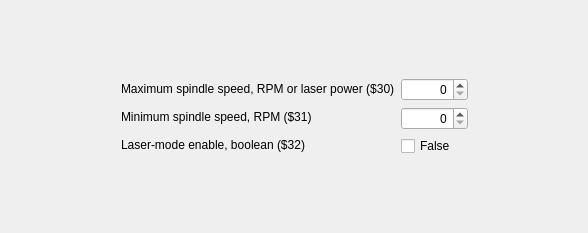
     <widget class="QWidget" name="tab_4">
      <attribute name="title">
       <string>Spindle</string>
      </attribute>
      <layout class="QGridLayout" name="gridLayout_3">
       <item row="0" column="1">
        <spacer name="verticalSpacer_2">
         <property name="orientation">
          <enum>Qt::Vertical</enum>
         </property>
         <property name="sizeHint" stdset="0">
          <size>
           <width>20</width>
           <height>67</height>
          </size>
         </property>
        </spacer>
       </item>
       <item row="1" column="0">
        <spacer name="horizontalSpacer_4">
         <property name="orientation">
          <enum>Qt::Horizontal</enum>
         </property>
         <property name="sizeHint" stdset="0">
          <size>
           <width>110</width>
           <height>20</height>
          </size>
         </property>
        </spacer>
       </item>
       <item row="1" column="1">
        <layout class="QHBoxLayout" name="horizontalLayout_12">
         <item>
          <layout class="QVBoxLayout" name="verticalLayout_9">
           <item>
            <widget class="QLabel" name="label_36">
             <property name="text">
              <string>Maximum spindle speed, RPM or laser power ($30)</string>
             </property>
            </widget>
           </item>
           <item>
            <widget class="QLabel" name="label_37">
             <property name="text">
              <string>Minimum spindle speed, RPM ($31)</string>
             </property>
            </widget>
           </item>
           <item>
            <widget class="QLabel" name="label_38">
             <property name="text">
              <string>Laser-mode enable, boolean ($32)</string>
             </property>
            </widget>
           </item>
          </layout>
         </item>
         <item>
          <layout class="QVBoxLayout" name="verticalLayout_10">
           <item>
            <widget class="QSpinBox" name="spinMaxSpindle">
             <property name="alignment">
              <set>Qt::AlignRight|Qt::AlignTrailing|Qt::AlignVCenter</set>
             </property>
             <property name="maximum">
              <number>999999</number>
             </property>
            </widget>
           </item>
           <item>
            <widget class="QSpinBox" name="spinMinSpindle">
             <property name="alignment">
              <set>Qt::AlignRight|Qt::AlignTrailing|Qt::AlignVCenter</set>
             </property>
             <property name="maximum">
              <number>999999</number>
             </property>
            </widget>
           </item>
           <item>
            <widget class="QCheckBox" name="chkLaserMode">
             <property name="text">
              <string notr="true">False</string>
             </property>
            </widget>
           </item>
          </layout>
         </item>
        </layout>
       </item>
       <item row="1" column="2">
        <spacer name="horizontalSpacer_5">
         <property name="orientation">
          <enum>Qt::Horizontal</enum>
         </property>
         <property name="sizeHint" stdset="0">
          <size>
           <width>109</width>
           <height>20</height>
          </size>
         </property>
        </spacer>
       </item>
       <item row="2" column="1">
        <spacer name="verticalSpacer">
         <property name="orientation">
          <enum>Qt::Vertical</enum>
         </property>
         <property name="sizeHint" stdset="0">
          <size>
           <width>20</width>
           <height>66</height>
          </size>
         </property>
        </spacer>
       </item>
      </layout>
     </widget>
